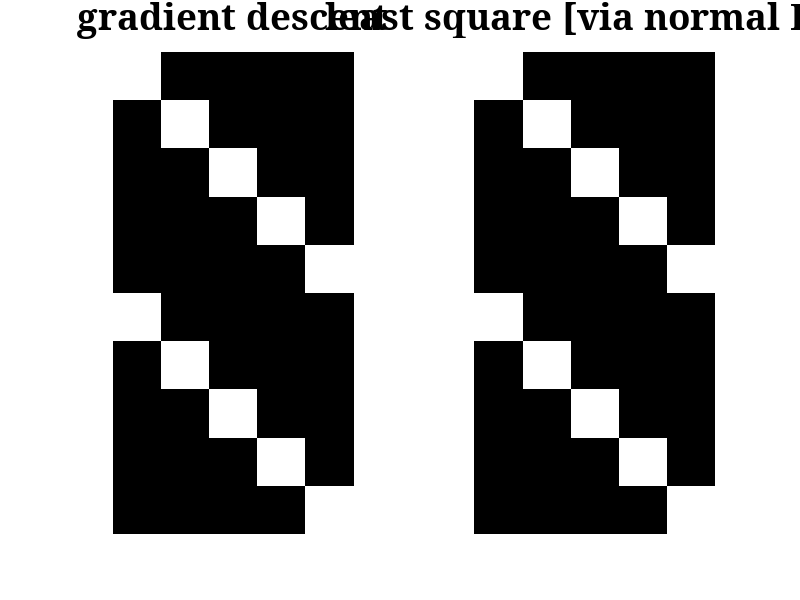

MATLAB code for this plot:
% gradient descent with matrix valued derivatives
clc

set(0, 'DefaultAxesFontSize', 24);
set(0, 'DefaultFigureColor', 'w');
set(0,'defaultAxesFontName', 'serif')

rng(0)
m = 5;
n = 5;
X = rand(m,n);
B = cat(1, X, X);
% B = flipud(X);

Alsq = B*X'/(X*X');
% gradient descent
numIter = 1e4;
A = rand(size(B));
% A = Alsq;
aleph = 5e-2;
for k = 1:numIter
    A = A - aleph * (A*X-B)*X';
end

figure(1)
subplot(1,2,1)
imagesc(A)
axis image off, colormap gray
title('gradient descent')

subplot(1,2,2)
imagesc(Alsq)
axis image off, colormap gray
title('least square [via normal Eq.]')

